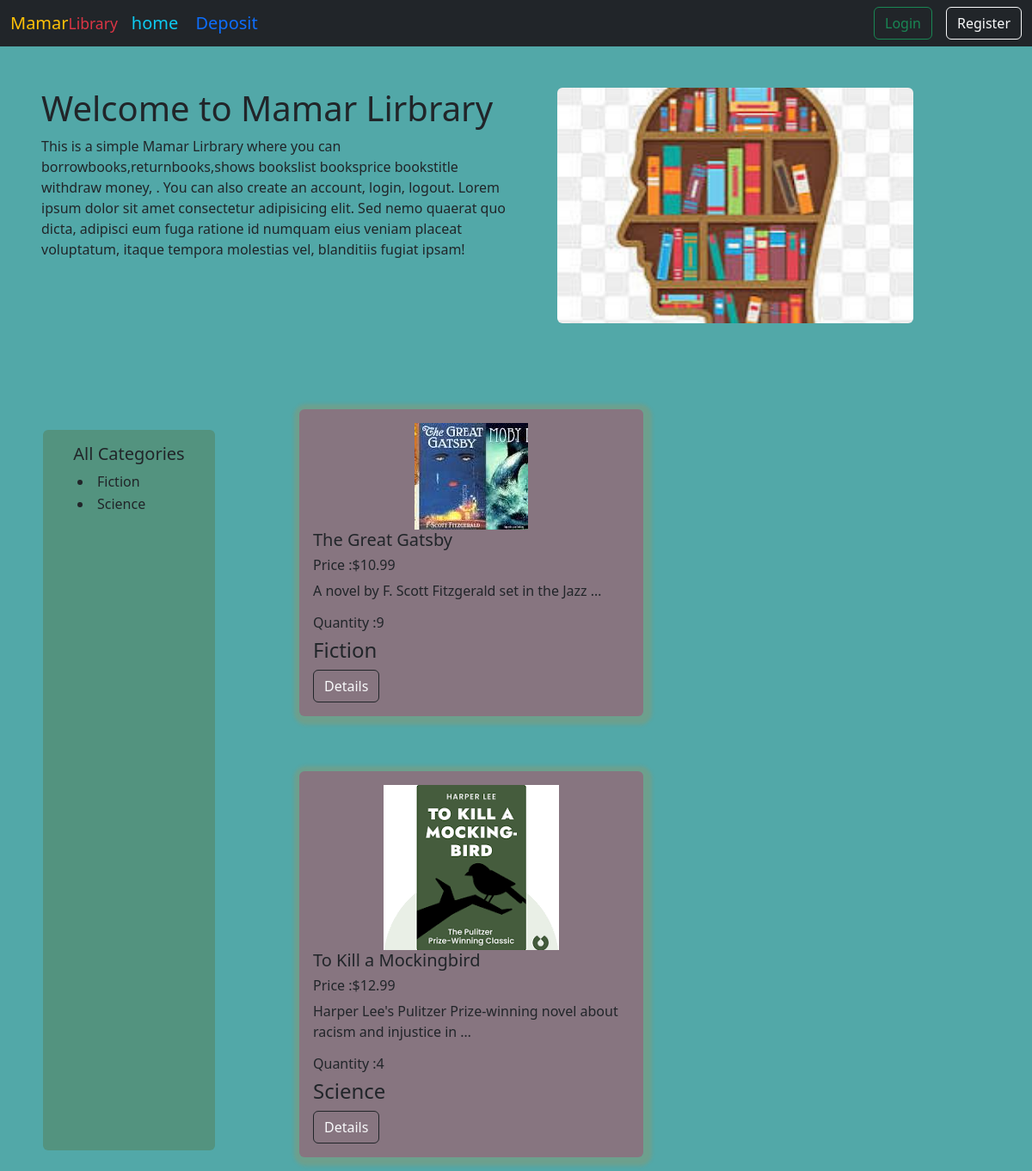
The page / on the database its author committed.
### book_category/models.py (models this page shows, shortened)
class BookCategoryModel (models.Model):
    category_name = models.CharField(max_length=100)
    slug = models.SlugField()

### book/models.py (models this page shows, shortened)
class BookModel (models.Model):
    user= models.ForeignKey(User,on_delete=models.CASCADE,null=True,blank=True,related_name='book')
    title = models.CharField(max_length=50,unique=True)
    price = models.DecimalField(decimal_places=2,max_digits=10)
    image = models.ImageField(upload_to='book/media/uploads/')
    borrow_date = models.DateTimeField(auto_now_add=True)
    description = models.TextField(max_length=200)
    book_category = models.ManyToManyField(BookCategoryModel)
    quantity = models.IntegerField(null=True,blank=True)

### core/views.py (the view)
# urls.py: path('',ShowsALLBook.as_view(),name = 'home'),
class ShowsALLBook(ListView):
    model = BookModel
    template_name = 'home.html'
    context_object_name = 'all_books'
    def get_queryset(self):
        user_slug = self.kwargs.get('category_slug')
        if user_slug :
            category = BookCategoryModel.objects.get(slug = user_slug)
            return BookModel.objects.filter(book_category= category)
        return BookModel.objects.all()
    def get_context_data(self, **kwargs):
        context = super().get_context_data(**kwargs)
        context['categories'] = BookCategoryModel.objects.all()
        return context

### core/templates/home.html (shortened to what this page needs)
{% extends 'base.html' %} {% load static %}
{% block content %}
<div class="d-flex justify-content-evenly mx-5 mt-5 gap-5 " style="margin-bottom: 100px;">
  <div class="col-6 align-items-center">
    <h1>Welcome to Mamar Lirbrary</h1>
    <p>
      This is a simple Mamar Lirbrary where you can
      borrowbooks,returnbooks,shows bookslist booksprice bookstitle withdraw
      money, . You can also create an account, login, logout. Lorem ipsum dolor
      sit amet consectetur adipisicing elit. Sed nemo quaerat quo dicta,
      adipisci eum fuga ratione id numquam eius veniam placeat voluptatum,
      itaque tempora molestias vel, blanditiis fugiat ipsam!
    </p>
  </div>
  <div class="col-6">
    <img class="rounded text-center" src="{% static 'img.png' %}" style="width: 75%" />
  </div>
</div>
<div class="d-flex gap-5 " style="margin-top: 80px;">
  <div class="d-flex flex-wrap justify-content-evenly p-4 col-3  " >
    <div class="col-2 rounded  p-3 " style="background-color:rgba(85, 107, 47, 0.333);width: 200px;">
        <h5 class="text-center">All Categories</h5>
        {% for c in categories%}
        <div class="form-check">
            <li><a href="{% url 'category_wise_book' c.slug %}"
                    class="text-decoration-none text-dark">{{c.category_name}}</a>
        </div>
        {% endfor %}
    </div>
  </div>
  <div class="col-8 d-flex flex-wrap gap-5" >
    {% for book in all_books%}
    <div class="card mb-3" style=" width:400px;background-color: rgba(205, 50, 76, 0.427);box-shadow: 2px 2px 4px 8px rgba(255, 119, 0, 0.159);border: 2px whitesmoke;">
      <div class="card-body">
       <div class="d-flex justify-content-center">
        <img class="img-fluid" src="{{ book.image.url }}" alt="">
       </div>
        <h5 class="card-title">{{book.title}}</h5>
        <h6>Price :${{book.price}}</h6>
        <p class="card-text">
        {{book.description |truncatewords:10 }}
        </p>
        <h6>Quantity :{{book.quantity}}</h6>
        {% for c in book.book_category.all %}
        <h4>{{c.category_name}}</h4>
        {% endfor %}
        <a class="btn btn-outline-dark text-light" href="{% url 'details_book'  book.id %}">Details</a>
      </div>
    </div>
    {% endfor %}
  </div>
</div>
{% endblock %}

### core/templates/base.html (shortened to what this page needs)
{% load static %}
<!DOCTYPE html>
<html lang="en">
    <head>
        <link href="https://cdn.jsdelivr.net/npm/bootstrap@5.3.3/dist/css/bootstrap.min.css" rel="stylesheet">
    </head>
    <body style="background-color:rgba(0, 128, 128, 0.678);">
        {% include 'navbar.html' %}
            <div  id="main">
                {% block content %}
                {% endblock %}
            </div>
    </body>
</html>

### core/templates/navbar.html (shortened to what this page needs)
<nav class="navbar  bg-dark ">
  <div class="container-fluid">
      <div class="d-flex">
          <div>
              <a class="navbar-brand text-warning w-75">Mamar<small class="text-danger">Library</small></a>
          </div>
          <div>
              <a href="{% url 'home' %}" class="navbar-brand text-info " >home</a>
              <a href="{% url 'deposit' %}" class="navbar-brand text-primary ">Deposit</a>
          </div>
      </div>
      <div class="d-flex" role="search">
          {% if request.user.is_authenticated %}
          <p class="text-light  mx-3">Balance:{{request.user.account.balance}}</p>
          <p class="text-light  mx-3">Name:{{request.user.first_name}}</p>
          <form action="{% url 'logout' %}" method="post">
          {% csrf_token %}
          <button  class=" btn btn-outline-warning" type="submit">Logout</button>
          </form>
          <a href="{% url 'profile' %}" class="btn btn-outline-info ms-2 " >Profile</a>
          {% else %}
          <a href="{% url 'login' %}"class="btn btn-outline-success" type="submit">Login</a>
          <a href="{% url 'register' %}" class="btn btn-outline-light ms-3" type="submit">Register</a>
          {% endif %}
        </div>
  </div>
</nav>

### rows shown on the page
BookCategoryModel: category_name "Fiction"
BookCategoryModel: category_name "Science"
BookModel: image (picture), title "The Great Gatsby", price "10.99", description "A novel by F. Scott Fitzgerald set in the Jazz …", quantity "9"
BookModel: image (picture), title "To Kill a Mockingbird", price "12.99", description "Harper Lee's Pulitzer Prize-winning novel about racism and injustice in …", quantity "4"
